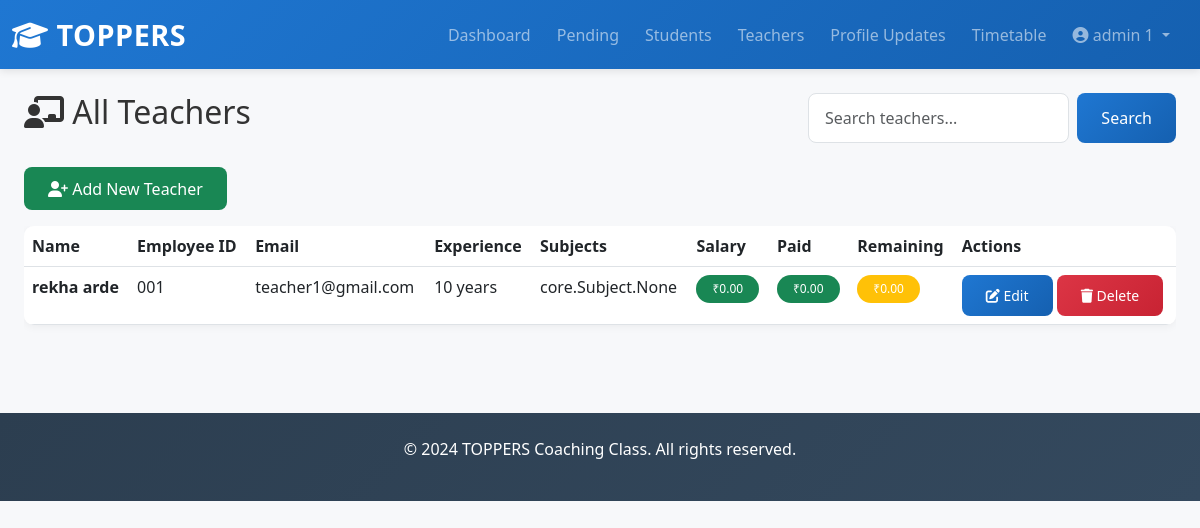
/admin-panel/all-teachers/ (signed in), run on the app's committed database.
### toppers_project/core/models.py (models this page shows, shortened)
class CustomUser(AbstractUser):
    role = models.CharField(max_length=20, choices=ROLE_CHOICES)
    phone = models.CharField(max_length=20, blank=True)
    date_of_birth = models.DateField(null=True, blank=True)
    profile_image = models.ImageField(upload_to='profile_images/', null=True, blank=True)
    address = models.TextField(blank=True)
    status = models.CharField(max_length=20, choices=STATUS_CHOICES, default='pending')
    created_at = models.DateTimeField(auto_now_add=True)
    updated_at = models.DateTimeField(auto_now=True)
    class Meta:
        ordering = ['-created_at']

class TeacherProfile(models.Model):
    user = models.OneToOneField(CustomUser, on_delete=models.CASCADE, related_name='teacher_profile')
    employee_id = models.CharField(max_length=50, unique=True)
    qualifications = models.TextField()
    subjects_taught = models.ManyToManyField('Subject', related_name='teachers')
    experience = models.IntegerField(help_text="Years of experience")
    salary = models.DecimalField(max_digits=10, decimal_places=2, default=0)
    salary_paid = models.DecimalField(max_digits=10, decimal_places=2, default=0)
    profile_update_status = models.CharField(max_length=20, choices=STATUS_CHOICES, default='approved')
    created_at = models.DateTimeField(auto_now_add=True)
    updated_at = models.DateTimeField(auto_now=True)
    @property
    def salary_remaining(self):
        return self.salary - self.salary_paid
    class Meta:
        ordering = ['employee_id']

### toppers_project/admin_dashboard/views.py (the view)
    def wrapper(request, *args, **kwargs):
        if not request.user.is_authenticated or request.user.role != 'admin':
            return redirect('login')
        return view_func(request, *args, **kwargs)

### toppers_project/admin_dashboard/views.py (called while the page is built, shortened)
def admin_required(view_func):
    def wrapper(request, *args, **kwargs):
        if not request.user.is_authenticated or request.user.role != 'admin':
            return redirect('login')
        return view_func(request, *args, **kwargs)
    return wrapper

@login_required(login_url='login')
@admin_required
def all_teachers(request):
    teachers = CustomUser.objects.filter(role='teacher', status='approved')
    search = request.GET.get('search', '')
    context = {
        'teachers': teachers,
        'search': search,
    }
    return render(request, 'admin_dashboard/all_teachers.html', context)

### templates/admin_dashboard/all_teachers.html (shortened to what this page needs)
{% extends 'base.html' %}
{% block content %}
<div class="container-fluid py-4">
    <div class="row mb-4">
        <div class="col-md-8">
            <h2><i class="fas fa-chalkboard-user"></i> All Teachers</h2>
        </div>
        <div class="col-md-4">
            <form method="get" class="d-flex">
                <input type="text" name="search" class="form-control me-2" placeholder="Search teachers..." value="{{ search }}">
                <button type="submit" class="btn btn-primary">Search</button>
            </form>
        </div>
    </div>
    <div class="mb-3">
        <a href="{% url 'add_teacher' %}" class="btn btn-success">
            <i class="fas fa-user-plus"></i> Add New Teacher
        </a>
    </div>
    {% if teachers %}
    <div class="table-responsive">
        <table class="table table-hover">
            <thead>
                <tr>
                    <th>Name</th>
                    <th>Employee ID</th>
                    <th>Email</th>
                    <th>Experience</th>
                    <th>Subjects</th>
                    <th>Salary</th>
                    <th>Paid</th>
                    <th>Remaining</th>
                    <th>Actions</th>
                </tr>
            </thead>
            <tbody>
                {% for teacher in teachers %}
                <tr>
                    <td><strong>{{ teacher.get_full_name }}</strong></td>
                    <td>{{ teacher.teacher_profile.employee_id }}</td>
                    <td>{{ teacher.email }}</td>
                    <td>{{ teacher.teacher_profile.experience }} years</td>
                    <td>{{ teacher.teacher_profile.subjects_taught|truncatewords:3 }}</td>
                    <td><span class="badge bg-success">₹{{ teacher.teacher_profile.salary }}</span></td>
                    <td><span class="badge bg-success">₹{{ teacher.teacher_profile.salary_paid }}</span></td>
                    <td><span class="badge bg-warning">₹{{ teacher.teacher_profile.salary_remaining }}</span></td>
                    <td>
                        <a href="{% url 'edit_teacher' teacher.id %}" class="btn btn-sm btn-primary">
                            <i class="fas fa-edit"></i> Edit
                        </a>
                        <a href="{% url 'delete_teacher' teacher.id %}" class="btn btn-sm btn-danger delete-btn">
                            <i class="fas fa-trash"></i> Delete
                        </a>
                    </td>
                </tr>
                {% endfor %}
            </tbody>
        </table>
    </div>
    {% else %}
    <div class="alert alert-info">
        <i class="fas fa-info-circle"></i> No teachers found.
    </div>
    {% endif %}
</div>
{% endblock %}

### templates/base.html (shortened to what this page needs)
{% load static %}
<!DOCTYPE html>
<html lang="en">
<head>
    <link href="https://cdn.jsdelivr.net/npm/bootstrap@5.3.0/dist/css/bootstrap.min.css" rel="stylesheet">
    <link rel="stylesheet" href="https://cdnjs.cloudflare.com/ajax/libs/font-awesome/6.4.0/css/all.min.css">
    <link rel="stylesheet" href="{% static 'css/style.css' %}">
</head>
<body>
    {% if user.is_authenticated %}
    <nav class="navbar navbar-expand-lg navbar-dark bg-primary sticky-top">
        <div class="container-fluid">
            <a class="navbar-brand fw-bold" href="{% url 'home' %}">
                <i class="fas fa-graduation-cap"></i> TOPPERS
            </a>
            <div class="collapse navbar-collapse" id="navbarNav">
                <ul class="navbar-nav ms-auto">
                    {% if user.role == 'admin' %}
                        <li class="nav-item"><a class="nav-link" href="{% url 'admin_dashboard' %}">Dashboard</a></li>
                        <li class="nav-item"><a class="nav-link" href="{% url 'pending_registrations' %}">Pending</a></li>
                        <li class="nav-item"><a class="nav-link" href="{% url 'all_students' %}">Students</a></li>
                        <li class="nav-item"><a class="nav-link" href="{% url 'all_teachers' %}">Teachers</a></li>
                        <li class="nav-item"><a class="nav-link" href="{% url 'approve_profile_updates' %}">Profile Updates</a></li>
                        <li class="nav-item"><a class="nav-link" href="{% url 'manage_timetable' %}">Timetable</a></li>
                    {% elif user.role == 'teacher' %}
                        <li class="nav-item"><a class="nav-link" href="{% url 'teacher_dashboard' %}">Dashboard</a></li>
                        <li class="nav-item"><a class="nav-link" href="{% url 'teacher_lectures' %}">Lectures</a></li>
                        <li class="nav-item"><a class="nav-link" href="{% url 'teacher_salary' %}">Salary</a></li>
                    {% endif %}
                    <li class="nav-item dropdown">
                        <a class="nav-link dropdown-toggle" href="#" id="userDropdown" role="button" data-bs-toggle="dropdown">
                            <i class="fas fa-user-circle"></i> {{ user.get_full_name }}
                        </a>
                    </li>
                </ul>
            </div>
        </div>
    </nav>
    {% endif %}
    <div class="container-fluid">
        {% block content %}{% endblock %}
    </div>
    <footer class="bg-dark text-white text-center py-4 mt-5">
        <p>&copy; 2024 TOPPERS Coaching Class. All rights reserved.</p>
    </footer>
</body>
</html>

### toppers_project/static/css/style.css (style rules this page uses)
:root { --primary-color: #1f77d2; --secondary-color: #28a745; --danger-color: #dc3545; --warning-color: #ffc107; --light-bg: #f7f8fa; --border-color: #dee2e6; }
* { margin: 0; padding: 0; box-sizing: border-box; }
body { background-color: var(--light-bg); font-family: 'Segoe UI', Tahoma, Geneva, Verdana, sans-serif; color: #333; }
.navbar { background: linear-gradient(135deg, var(--primary-color) 0%, #1560b0 100%) !important; box-shadow: 0 2px 8px rgba(0, 0, 0, 0.1); }
.navbar-brand { font-size: 1.8rem; letter-spacing: 0.5px; }
.nav-link { transition: all 0.3s ease; margin-right: 10px; }
.form-control, .form-select { border-radius: 8px; border: 1px solid var(--border-color); padding: 0.75rem 1rem; transition: all 0.3s ease; }
.btn { border-radius: 8px; padding: 0.6rem 1.5rem; font-weight: 500; transition: all 0.3s ease; border: none; }
.btn-primary { background: linear-gradient(135deg, var(--primary-color) 0%, #1560b0 100%); color: white; }
.btn-danger { background: linear-gradient(135deg, var(--danger-color) 0%, #c82333 100%); color: white; }
.table { background: white; border-radius: 10px; overflow: hidden; box-shadow: 0 2px 8px rgba(0, 0, 0, 0.05); }
.table thead { background: var(--light-bg); font-weight: 600; color: #333; }
.badge { padding: 0.5rem 1rem; border-radius: 20px; font-weight: 500; }
footer { background: linear-gradient(135deg, #2c3e50 0%, #34495e 100%); margin-top: 3rem; }

### data on the page
CustomUser: get_full_name "admin 1"
CustomUser: get_full_name "rekha arde", teacher_profile.employee_id "001", email "teacher1@gmail.com", teacher_profile.experience "10", teacher_profile.subjects_taught "core.Subject.None", teacher_profile.salary "0.00", teacher_profile.salary_paid "0.00", teacher_profile.salary_remaining "0.00"
